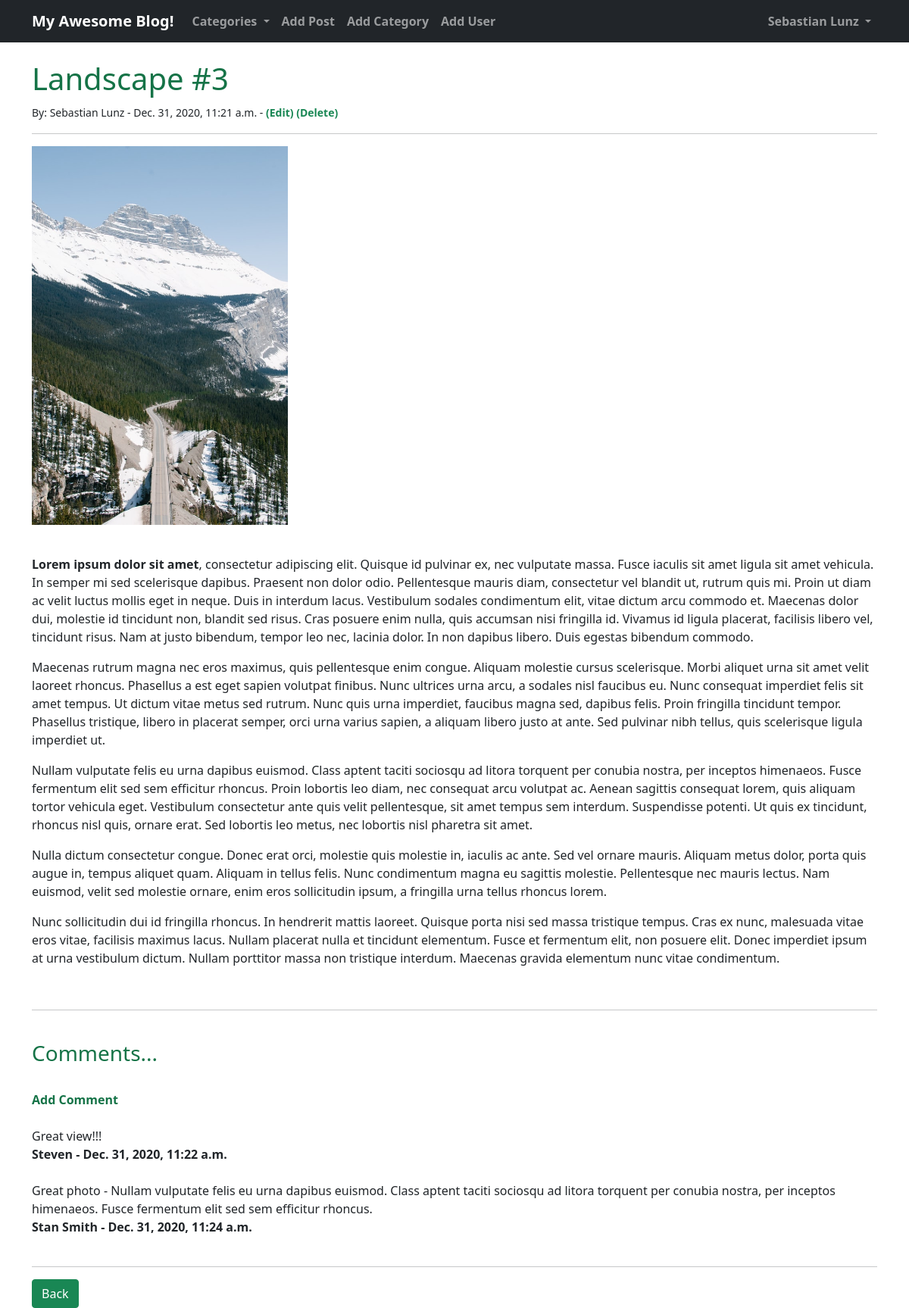
/article/34 (signed in), run on the app's committed database.
### blog/models.py (models this page shows, shortened)
class Post(models.Model):
    title = models.CharField(max_length=255)
    title_tag = models.CharField(max_length=255)
    header_image = models.ImageField(blank=True, null=True, default='', upload_to='images/')
    author = models.ForeignKey(User, on_delete=models.CASCADE)
    body = RichTextField(blank=True, null=True, default='')
    post_date = models.DateTimeField(auto_now_add=True)
    category = models.CharField(max_length=255, default='')
    snippet = models.CharField(max_length=255, default='')

class Comment(models.Model):
    post = models.ForeignKey(Post, related_name="comments", on_delete=models.CASCADE)
    name = models.CharField(max_length=255)
    body = models.TextField()
    date_added = models.DateTimeField(auto_now_add=True)

### blog/views.py (the view)
# urls.py: path('article/<int:pk>', views.ArticleDetailView.as_view(), name="article-detail"),
class ArticleDetailView(DetailView):
    model = Post
    template_name = 'article_details.html'
    def get_context_data(self, *args, **kwargs):
        cat_menu = Category.objects.all()
        context = super(ArticleDetailView, self).get_context_data(*args, **kwargs)
        context["cat_menu"] = cat_menu
        return context

### blog/models.py (called while the page is built)
    def __str__(self):
        return self.name

### blog/templates/article_details.html (shortened to what this page needs)
{% extends 'base.html' %}
{% load static %}
{% block content %}
    <h1>{{ post.title }}</h1>
    <small>By:
        {{ post.author.first_name }}
        {{ post.author.last_name }} -
        {{ post.post_date }}
        {% if user.is_authenticated %}
            {% if user.id == post.author.id %}
                - <a href="{% url 'blog:update-post' post.pk %}" class="link-success">
                (Edit)
                </a>
                <a href="{% url 'blog:delete-post' post.pk %}" class="link-success">
                (Delete)
                </a>
            {% endif %}
        {% endif %}
    </small></br>
    <hr/>
    {% if post.header_image %}
        <img src="{{ post.header_image.url }}" style="max-height: 500px; width: auto;">
    {% endif %}
    {{ post.body|safe|linebreaks }}
    <hr><br/>
    <h3>Comments...</h3><br/>
    {% if not post.comments.all %}
        No Comments Yet... <a href="{% url 'blog:add-comment' post.pk %}">Add One</a>
    {% else %}
        <a href="{% url 'blog:add-comment' post.pk %}">Add Comment</a>
        <br/><br/>
        {% for comment in post.comments.all %}
            {{ comment.body }}
            <br/>
            <strong>
                {{ comment.name }} -
                {{ comment.date_added }}
            </strong>
            <br/><br/>
        {% endfor %}
    {% endif %}
    <hr>
    <a href="{% url 'blog:index' %}" class="btn btn-success">Back</a>
{% endblock %}

### blog/templates/base.html (shortened to what this page needs)
{% load static %}
<!doctype html>
<html lang="en">
<head>
    <link href="https://cdn.jsdelivr.net/npm/bootstrap@5.0.0-beta1/dist/css/bootstrap.min.css" rel="stylesheet">
    <link rel="stylesheet" href="{% static 'blog/main.css' %}">
</head>
<body>
    <nav class="navbar navbar-expand-lg navbar-dark bg-dark">
        <div class="container">
            <a class="navbar-brand" href="{% url 'blog:index' %}">My Awesome Blog!</a>
            <div class="collapse navbar-collapse" id="navbarSupportedContent">
                <ul class="navbar-nav me-auto mb-2 mb-lg-0">
                    {% if cat_menu %}
                        <li class="nav-item dropdown">
                            <a class="nav-link dropdown-toggle" href="#" id="navbarDropdown" role="button" data-bs-toggle="dropdown" aria-expanded="false">
                              Categories
                            </a>
                        </li>
                    {% else %}
                        <li class="nav-item">
                            <a class="nav-link" href="{% url 'blog:category-list' %}">Categories</a>
                        </li>
                    {% endif %}
                    {% if user.is_authenticated %}
                        <li class="nav-item">
                            <a class="nav-link" href="{% url 'blog:add-post' %}">Add Post</a>
                        </li>
                        <li class="nav-item">
                            <a class="nav-link" href="{% url 'blog:add-category' %}">Add Category</a>
                        </li>
                        <li class="nav-item">
                            <a class="nav-link" href="{% url 'members:register' %}">Add User</a>
                        </li>
                    {% endif %}
                </ul>
                <ul class="navbar-nav ml-auto mb-2 mb-lg-0">
                    {% if not user.is_authenticated %}
                        <li class="nav-item">
                            <a class="nav-link" href="{% url 'login' %}">Login</a>
                        </li>
                    {% else %}
                        <li class="nav-item dropdown">
                            <a class="nav-link dropdown-toggle" href="#" id="navbarDropdown" role="button" data-bs-toggle="dropdown" aria-expanded="false">
                              {{ user.first_name }}
                              {{ user.last_name }}
                            </a>
                        </li>
                    {% endif %}
                </ul>
            </div>
        </div>
    </nav>
    <br/>
    <div class="container">
        {% block content %}{% endblock %}
</body>
</html>

### blog/static/blog/main.css (style rules this page uses)
a { text-decoration: none; font-weight: 600; color: #157347; }
h1, h2, h3, h4, h5, h6 { color: #157347; }
ul { list-style-type: none; padding-left: 0; }

### data on the page
Post: title "Landscape #3", author.first_name "Sebastian", author.last_name "Lunz", post_date "Dec. 31, 2020, 11:21 a.m.", header_image (picture), body "Lorem ipsum dolor sit amet , consectetur adipiscing elit. Quisque id pulvinar ex, nec vulputate massa. Fusce iaculis sit amet ligula sit amet vehicula. In semper mi sed scelerisque dapibus. Praesent non dolor odio. Pellentesque mauris diam, consectetur vel blandit ut, rutrum quis mi. Proin ut diam ac velit luctus mollis eget in neque. Duis in interdum lacus. Vestibulum sodales condimentum elit, vitae dictum arcu commodo et. Maecenas dolor dui, molestie id tincidunt non, blandit sed risus. Cras posuere enim nulla, quis accumsan nisi fringilla id. Vivamus id ligula placerat, facilisis libero vel, tincidunt risus. Nam at justo bibendum, tempor leo nec, lacinia dolor. In non dapibus libero.…"
Comment: body "Great view!!!", name "Steven", date_added "Dec. 31, 2020, 11:22 a.m."
Comment: body "Great photo - Nullam vulputate felis eu urna dapibus euismod. Class aptent taciti sociosqu ad litora torquent per conubia nostra, per inceptos himenaeos. Fusce fermentum elit sed sem efficitur rhoncus.", name "Stan Smith", date_added "Dec. 31, 2020, 11:24 a.m."

### other printed values
{{ user.first_name }} "Sebastian"
{{ user.last_name }} "Lunz"
